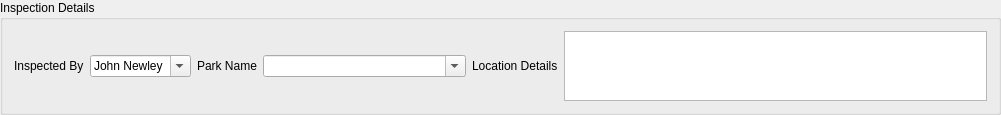
  <widget class="QGroupBox" name="groupBox_10">
   <property name="geometry">
    <rect>
     <x>9</x>
     <y>38</y>
     <width>1001</width>
     <height>81</height>
    </rect>
   </property>
   <property name="title">
    <string>Inspection Details</string>
   </property>
   <property name="checkable">
    <bool>false</bool>
   </property>
   <layout class="QGridLayout" name="gridLayout">
    <item row="0" column="0">
     <widget class="QLabel" name="label_22">
      <property name="text">
       <string>Inspected By</string>
      </property>
     </widget>
    </item>
    <item row="0" column="3">
     <widget class="QComboBox" name="Inspected_By">
      <property name="editable">
       <bool>true</bool>
      </property>
      <item>
       <property name="text">
        <string>John Newley</string>
       </property>
      </item>
      <item>
       <property name="text">
        <string/>
       </property>
      </item>
     </widget>
    </item>
    <item row="0" column="4">
     <widget class="QLabel" name="label_27">
      <property name="text">
       <string>Park Name</string>
      </property>
     </widget>
    </item>
    <item row="0" column="5">
     <widget class="QComboBox" name="Park_Name">
      <property name="editable">
       <bool>true</bool>
      </property>
      <item>
       <property name="text">
        <string/>
       </property>
      </item>
      <item>
       <property name="text">
        <string>Leslie Park</string>
       </property>
      </item>
      <item>
       <property name="text">
        <string>Weeroona Park</string>
       </property>
      </item>
      <item>
       <property name="text">
        <string>Rotary Park / Info Centre</string>
       </property>
      </item>
      <item>
       <property name="text">
        <string>Warwick CBD and Gardens</string>
       </property>
      </item>
      <item>
       <property name="text">
        <string>Stanthorpe CBD and Piazza</string>
       </property>
      </item>
      <item>
       <property name="text">
        <string>Browns Falls Park</string>
       </property>
      </item>
      <item>
       <property name="text">
        <string>Queens Park</string>
       </property>
      </item>
      <item>
       <property name="text">
        <string>St Marks Park</string>
       </property>
      </item>
      <item>
       <property name="text">
        <string>CF White Oval</string>
       </property>
      </item>
      <item>
       <property name="text">
        <string>CF White Cricket</string>
       </property>
      </item>
      <item>
       <property name="text">
        <string>Crisp Oval</string>
       </property>
      </item>
      <item>
       <property name="text">
        <string>Sullivan Oval</string>
       </property>
      </item>
      <item>
       <property name="text">
        <string>Sheahan Oval</string>
       </property>
      </item>
      <item>
       <property name="text">
        <string>Morgan Park</string>
       </property>
      </item>
      <item>
       <property name="text">
        <string>Jackie Howe Park</string>
       </property>
      </item>
      <item>
       <property name="text">
        <string>Storm King Dam</string>
       </property>
      </item>
      <item>
       <property name="text">
        <string>Australiana Park</string>
       </property>
      </item>
      <item>
       <property name="text">
        <string>Kidspace - Kilpa St Park</string>
       </property>
      </item>
      <item>
       <property name="text">
        <string>Rotary Park</string>
       </property>
      </item>
      <item>
       <property name="text">
        <string>Victoria Park</string>
       </property>
      </item>
      <item>
       <property name="text">
        <string>Federation Park</string>
       </property>
      </item>
      <item>
       <property name="text">
        <string>Lions Park</string>
       </property>
      </item>
      <item>
       <property name="text">
        <string>Apex Park</string>
       </property>
      </item>
      <item>
       <property name="text">
        <string>River Reach Park</string>
       </property>
      </item>
      <item>
       <property name="text">
        <string>Mt Marlay Lookout</string>
       </property>
      </item>
      <item>
       <property name="text">
        <string>Jim Mitchell Park</string>
       </property>
      </item>
      <item>
       <property name="text">
        <string>Dalrymple Creek Park</string>
       </property>
      </item>
      <item>
       <property name="text">
        <string>Leyburn Sports Ground</string>
       </property>
      </item>
      <item>
       <property name="text">
        <string>Cunningham Memorial</string>
       </property>
      </item>
      <item>
       <property name="text">
        <string>Heritage Park</string>
       </property>
      </item>
      <item>
       <property name="text">
        <string>Lions Park</string>
       </property>
      </item>
      <item>
       <property name="text">
        <string>Fred Rogers Memorial Park</string>
       </property>
      </item>
      <item>
       <property name="text">
        <string>Gleeson Park</string>
       </property>
      </item>
      <item>
       <property name="text">
        <string>Marion Park </string>
       </property>
      </item>
      <item>
       <property name="text">
        <string>Canning Park</string>
       </property>
      </item>
      <item>
       <property name="text">
        <string>Mile End Park</string>
       </property>
      </item>
      <item>
       <property name="text">
        <string>Liberator Park</string>
       </property>
      </item>
      <item>
       <property name="text">
        <string>Boston Park</string>
       </property>
      </item>
      <item>
       <property name="text">
        <string>Wallangarra Memorial Park</string>
       </property>
      </item>
      <item>
       <property name="text">
        <string>Barnes Park</string>
       </property>
      </item>
      <item>
       <property name="text">
        <string>Slade Park</string>
       </property>
      </item>
      <item>
       <property name="text">
        <string>Bony Mountain Sports Ground</string>
       </property>
      </item>
      <item>
       <property name="text">
        <string>Rocklands Reserve</string>
       </property>
      </item>
      <item>
       <property name="text">
        <string>Farm Creek Park</string>
       </property>
      </item>
      <item>
       <property name="text">
        <string>Pioneer Park </string>
       </property>
      </item>
      <item>
       <property name="text">
        <string>Bicentennial Park</string>
       </property>
      </item>
      <item>
       <property name="text">
        <string>Stuart Henry Park</string>
       </property>
      </item>
      <item>
       <property name="text">
        <string>Cooks Park</string>
       </property>
      </item>
      <item>
       <property name="text">
        <string>Lions Park</string>
       </property>
      </item>
      <item>
       <property name="text">
        <string>Industrial Estate Park</string>
       </property>
      </item>
      <item>
       <property name="text">
        <string>Maryvale Park</string>
       </property>
      </item>
      <item>
       <property name="text">
        <string>Pratten Park</string>
       </property>
      </item>
      <item>
       <property name="text">
        <string>Mel Gibson Park</string>
       </property>
      </item>
      <item>
       <property name="text">
        <string>Karara Hall Grounds</string>
       </property>
      </item>
      <item>
       <property name="text">
        <string>McGregor Park</string>
       </property>
      </item>
      <item>
       <property name="text">
        <string>Tannymorel War Memorial Park</string>
       </property>
      </item>
      <item>
       <property name="text">
        <string>Killarney War Memorial Park</string>
       </property>
      </item>
      <item>
       <property name="text">
        <string>Gillam Park</string>
       </property>
      </item>
      <item>
       <property name="text">
        <string>Chase Estate Park</string>
       </property>
      </item>
      <item>
       <property name="text">
        <string>Lomandra Court Park</string>
       </property>
      </item>
      <item>
       <property name="text">
        <string>Henry Joppich Park</string>
       </property>
      </item>
      <item>
       <property name="text">
        <string>Ellen Backhouse Park</string>
       </property>
      </item>
      <item>
       <property name="text">
        <string>Millar Vale Park</string>
       </property>
      </item>
      <item>
       <property name="text">
        <string>Emu Vale Park</string>
       </property>
      </item>
      <item>
       <property name="text">
        <string>Jubilee Plots</string>
       </property>
      </item>
      <item>
       <property name="text">
        <string>Killarney Showgrounds</string>
       </property>
      </item>
      <item>
       <property name="text">
        <string>Killarney Polocross Ground</string>
       </property>
      </item>
      <item>
       <property name="text">
        <string>Allora Showgrounds</string>
       </property>
      </item>
      <item>
       <property name="text">
        <string>Dalveen Hall grounds</string>
       </property>
      </item>
      <item>
       <property name="text">
        <string>Leslie Reserve</string>
       </property>
      </item>
      <item>
       <property name="text">
        <string>Sunnyside Reserve</string>
       </property>
      </item>
      <item>
       <property name="text">
        <string>Daggs Falls Park </string>
       </property>
      </item>
      <item>
       <property name="text">
        <string>Brock Park </string>
       </property>
      </item>
      <item>
       <property name="text">
        <string>Verri Park</string>
       </property>
      </item>
      <item>
       <property name="text">
        <string>Warwick Green Belt </string>
       </property>
      </item>
      <item>
       <property name="text">
        <string>Melaleuca Crt Park</string>
       </property>
      </item>
      <item>
       <property name="text">
        <string>Tierney Park</string>
       </property>
      </item>
      <item>
       <property name="text">
        <string>Soliders Memorial</string>
       </property>
      </item>
      <item>
       <property name="text">
        <string>Goomburra Park</string>
       </property>
      </item>
      <item>
       <property name="text">
        <string>Connelly Dam</string>
       </property>
      </item>
      <item>
       <property name="text">
        <string>Ballandean School Garden</string>
       </property>
      </item>
      <item>
       <property name="text">
        <string>Carrs Lookout</string>
       </property>
      </item>
      <item>
       <property name="text">
        <string>Drill Hall Park</string>
       </property>
      </item>
      <item>
       <property name="text">
        <string>Dalveen Park</string>
       </property>
      </item>
      <item>
       <property name="text">
        <string>Meadowbank Park</string>
       </property>
      </item>
      <item>
       <property name="text">
        <string>Mountain View Estate Park</string>
       </property>
      </item>
      <item>
       <property name="text">
        <string>Pennant Park</string>
       </property>
      </item>
      <item>
       <property name="text">
        <string>Tullock Park</string>
       </property>
      </item>
      <item>
       <property name="text">
        <string>Condavale Parklands</string>
       </property>
      </item>
      <item>
       <property name="text">
        <string>Arcoola Park</string>
       </property>
      </item>
      <item>
       <property name="text">
        <string>Shilliday Park</string>
       </property>
      </item>
      <item>
       <property name="text">
        <string>Victory Park</string>
       </property>
      </item>
      <item>
       <property name="text">
        <string>Willi St Park</string>
       </property>
      </item>
      <item>
       <property name="text">
        <string>Guide Park</string>
       </property>
      </item>
      <item>
       <property name="text">
        <string>Stan Walsh Park</string>
       </property>
      </item>
      <item>
       <property name="text">
        <string>Tyrell St Park</string>
       </property>
      </item>
      <item>
       <property name="text">
        <string>Hermay Crt Park</string>
       </property>
      </item>
      <item>
       <property name="text">
        <string>Mulberry Ridge Park</string>
       </property>
      </item>
      <item>
       <property name="text">
        <string>Memorial Park </string>
       </property>
      </item>
      <item>
       <property name="text">
        <string>Lyndhurst Lane Park</string>
       </property>
      </item>
      <item>
       <property name="text">
        <string>Willow St Gardens</string>
       </property>
      </item>
      <item>
       <property name="text">
        <string>Applethorpe Park </string>
       </property>
      </item>
      <item>
       <property name="text">
        <string>Mt Tabour Park</string>
       </property>
      </item>
      <item>
       <property name="text">
        <string>Donnellys Castle Rd</string>
       </property>
      </item>
     </widget>
    </item>
    <item row="0" column="6">
     <widget class="QLabel" name="label">
      <property name="text">
       <string>Location Details</string>
      </property>
     </widget>
    </item>
    <item row="0" column="7">
     <widget class="QTextEdit" name="textEdit_2"/>
    </item>
   </layout>
  </widget>
